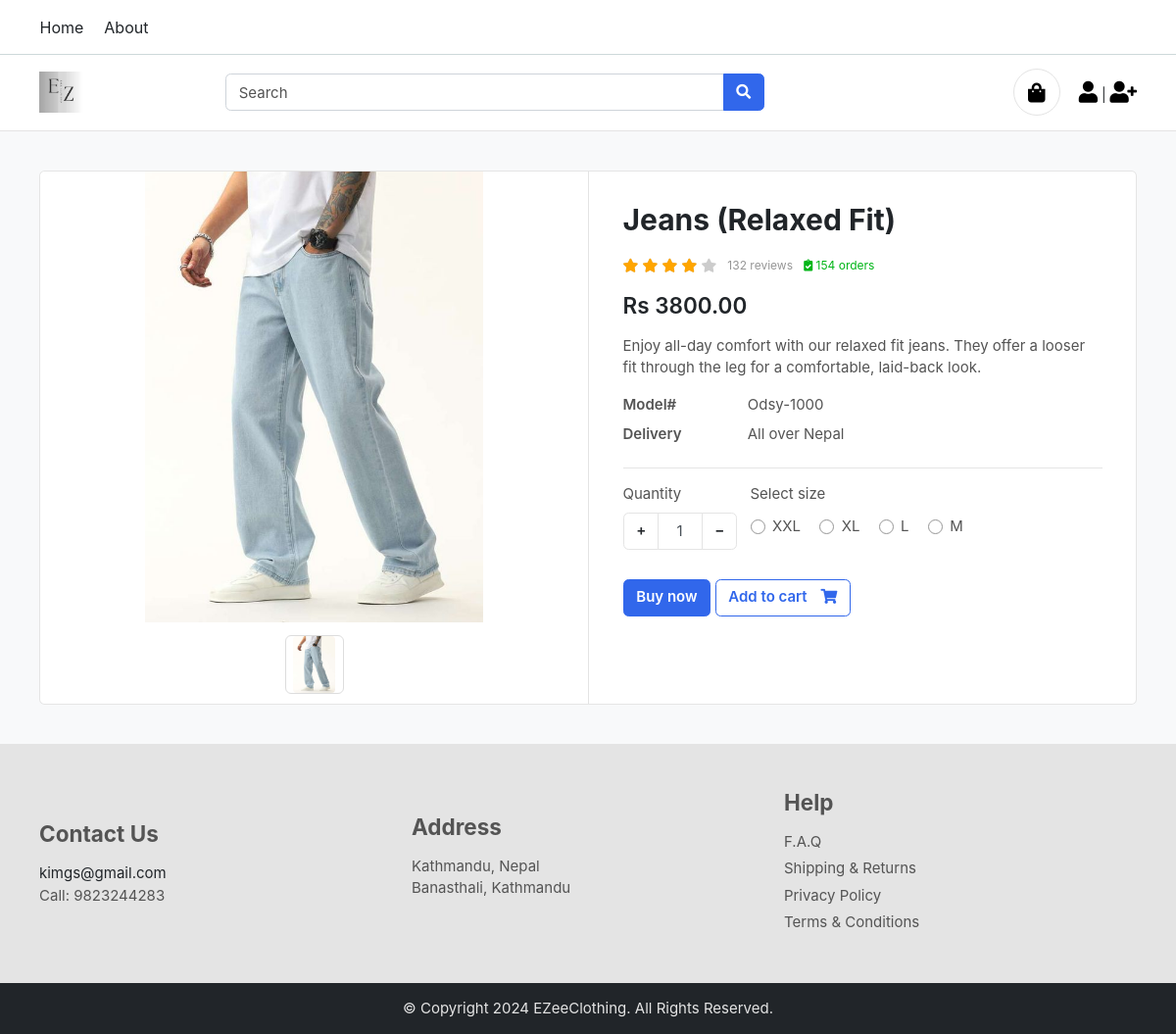
Screenshot of /product/jeans-relaxed-fit/ with the database file from the repository.
### products/models.py (models this page shows, shortened)
class Product(BaseModel):
    product_name = models.CharField(max_length=100)
    slug = models.SlugField(unique=True  , null=True , blank=True)
    category = models.ForeignKey(Category , on_delete=models.CASCADE , related_name="products")
    price = models.IntegerField()
    product_desription = models.TextField()
    size_variant = models.ManyToManyField(SizeVariant , blank=True)

class ProductImage(BaseModel):
    product = models.ForeignKey(Product , on_delete=models.CASCADE , related_name="product_images")
    image =  models.ImageField(upload_to="product")

class SizeVariant(BaseModel):
    size_name = models.CharField(max_length=100)
    price = models.IntegerField(default=0)

### products/views.py (the view)
# urls.py: path('<slug>/' , get_product , name="get_product"),
def get_product(request , slug):
    try:
        product = Product.objects.get(slug =slug)
        context = {'product': product}
        if request.GET.get('size'):
            size = request.GET.get('size')
            price = product.get_product_price_by_size(size)
            context['selected_size'] = size
            context['updated_price'] = price
            print(price)
        return render(request, 'product/product.html' , context = context)
    except Exception as e:
        print(e)

### templates/product/product.html (shortened to what this page needs)
{% extends "base/base.html"%}
{% block start %}
<section class="section-content padding-y bg">
    <div class="container">
        <div class="card">
            <div class="row no-gutters">
                <aside class="col-md-6">
                    <article class="gallery-wrap">
                        <div class="img-big-wrap">
                            <div> <a href="#"><img src="/media/{{product.product_images.first.image}}"></a></div>
                        </div>
                        <div class="thumbs-wrap">
                            {% for image in product.product_images.all %}
                            <a href="#" class="item-thumb"> <img src="/media/{{image.image}}"></a>
                            {% endfor %}
                        </div>
                    </article>
                </aside>
                <main class="col-md-6 border-left">
                    <article class="content-body">
                        <h2 class="title">{{product.product_name}}</h2>
                        <div class="rating-wrap my-3">
                            <ul class="rating-stars">
                                <li style="width:80%" class="stars-active">
                                    <i class="fa fa-star"></i> <i class="fa fa-star"></i>
                                    <i class="fa fa-star"></i> <i class="fa fa-star"></i>
                                </li>
                                <li>
                                    <i class="fa fa-star"></i> <i class="fa fa-star"></i>
                                    <i class="fa fa-star"></i> <i class="fa fa-star"></i>
                                    <i class="fa fa-star"></i>
                                </li>
                            </ul>
                            <small class="label-rating text-muted">132 reviews</small>
                            <small class="label-rating text-success"> <i class="fa fa-clipboard-check"></i> 154
                                orders </small>
                        </div>
                        <div class="mb-3">
                            <var class="price h4">Rs {% if updated_price %}{{updated_price}}{% else %}{{product.price}}{% endif %}.00</var>
                        </div>
                        <p>{{product.product_desription}}</p>
                        <dl class="row">
                            <dt class="col-sm-3">Model#</dt>
                            <dd class="col-sm-9">Odsy-1000</dd>
                            <dt class="col-sm-3">Delivery</dt>
                            <dd class="col-sm-9">All over Nepal</dd>
                        </dl>
                        <hr>
                        <div class="form-row">
                            <div class="form-group col-md flex-grow-0">
                                <label>Quantity</label>
                                <div class="input-group mb-3 input-spinner">
                                    <div class="input-group-prepend">
                                        <button class="btn btn-light" type="button" id="button-plus"> + </button>
                                    </div>
                                    <input type="text" class="form-control" value="1">
                                    <div class="input-group-append">
                                        <button class="btn btn-light" type="button" id="button-minus"> − </button>
                                    </div>
                                </div>
                            </div>
                            {% if product.size_variant.count %}
                            <div class="form-group col-md">
                                <label>Select size</label>
                                <div class="mt-1">
                                    {% for size in product.size_variant.all %}
                                    <label class="custom-control custom-radio custom-control-inline">
                                        <div class="custom-control-label">{{size.size_name}}</div>
                                    </label>
                                    {% endfor %}
                                </div>
                            </div>
                            {% endif %}
                        </div>
                        <a href="#" class="btn  btn-primary"> Buy now </a>
                        <a href="{% url 'add_to_cart' product.uid %}?variant={{selected_size}}" class="btn  btn-outline-primary"> <span class="text">Add to cart</span> <i
                                class="fas fa-shopping-cart"></i> </a>
                    </article>
                </main>
            </div>
        </div>
    </div>
</section>
{% endblock %}

### public/static/css/ui.css (style rules this page uses)
html { font-family: 'Inter', sans-serif; font-size: 15px; }
.content-body { flex: 1 1 auto; padding: 2rem 2.3rem; }
.padding-y { padding-top: 40px; padding-bottom: 40px; }
var { font-style: normal; }
article:after, .form-group:after { display: block; clear: both; content: ""; }
.bg { background-color: #f8f9fa; }
.card .title { color: #212529; }
.btn-light { background-color: #fff; border-color: #e4e4e4; }
.btn .text + i { margin-left: 10px; }
dl[class="row"] { margin-bottom: 0; }
.price { font-weight: 600; color: #212529; }
.label-rating { margin-left: 7px; display: inline-block; vertical-align: middle; }
.rating-stars { display: inline-block; vertical-align: middle; list-style: none; margin: 0; padding: 0; position: relative; white-space: nowrap; clear: both; }
.rating-stars i { font-size: 14px; color: #ccc; display: inline; }
.rating-stars li { display: block; text-overflow: clip; white-space: nowrap; z-index: 1; }
.rating-stars li.stars-active { z-index: 2; position: absolute; top: 0; left: 0; overflow: hidden; }
.rating-stars li.stars-active i { color: orange; }
.input-spinner { width: 120px; flex-wrap: nowrap; display: inline-flex; }
.input-spinner input.form-control { text-align: center; max-width: 46px; flex-basis: 46px; border-color: #e4e4e4; flex-grow: 0; }
.input-spinner .btn { width: 36px; text-align: center; }
.gallery-wrap .img-big-wrap { margin-bottom: 10px; border-radius: 0.37rem; overflow: hidden; background-color: #fff; }
.gallery-wrap .img-big-wrap a { text-align: center; display: block; }
.gallery-wrap .img-big-wrap img { height: 460px; width: auto; display: inline-block; cursor: zoom-in; }
.gallery-wrap .thumbs-wrap { text-align: center; }
.gallery-wrap .thumbs-wrap .item-thumb { width: 60px; height: 60px; border: 1px solid #ddd; border-radius: 6px; margin: 3px; display: inline-block; overflow: hidden; }
.gallery-wrap .thumbs-wrap img { max-width: 100%; max-height: 100%; object-fit: cover; border-radius: 4px; cursor: zoom-in; }

### rows the page displays
Product: product_images.first.image (picture), product_name "Jeans (Relaxed Fit)", price "3800", product_desription "Enjoy all-day comfort with our relaxed fit jeans. They offer a looser fit through the leg for a comfortable, laid-back look."
ProductImage: image (picture)
SizeVariant: size_name "XXL"
SizeVariant: size_name "XL"
SizeVariant: size_name "L"
SizeVariant: size_name "M"
